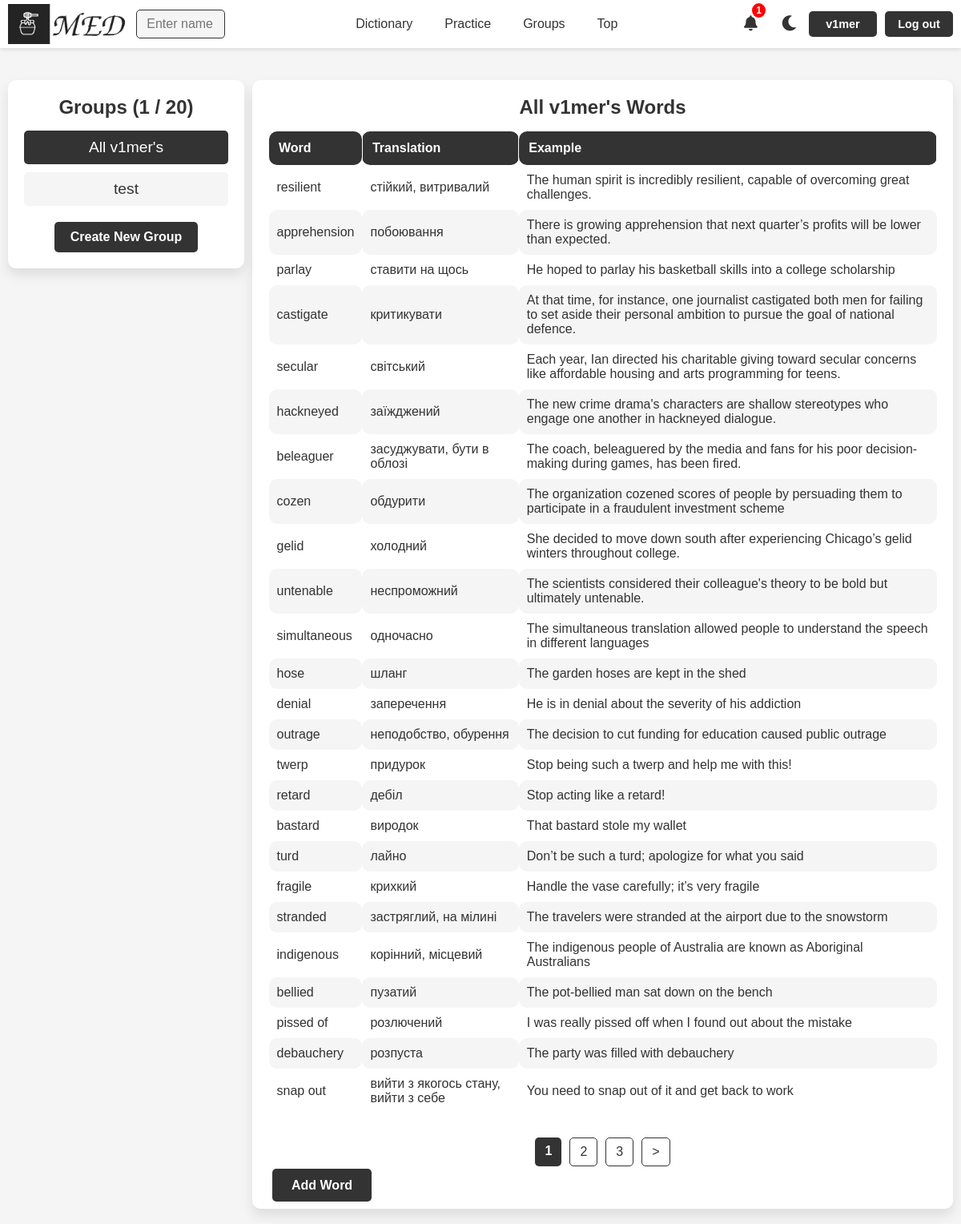
The app's page /groups/11/ (signed in), older data.
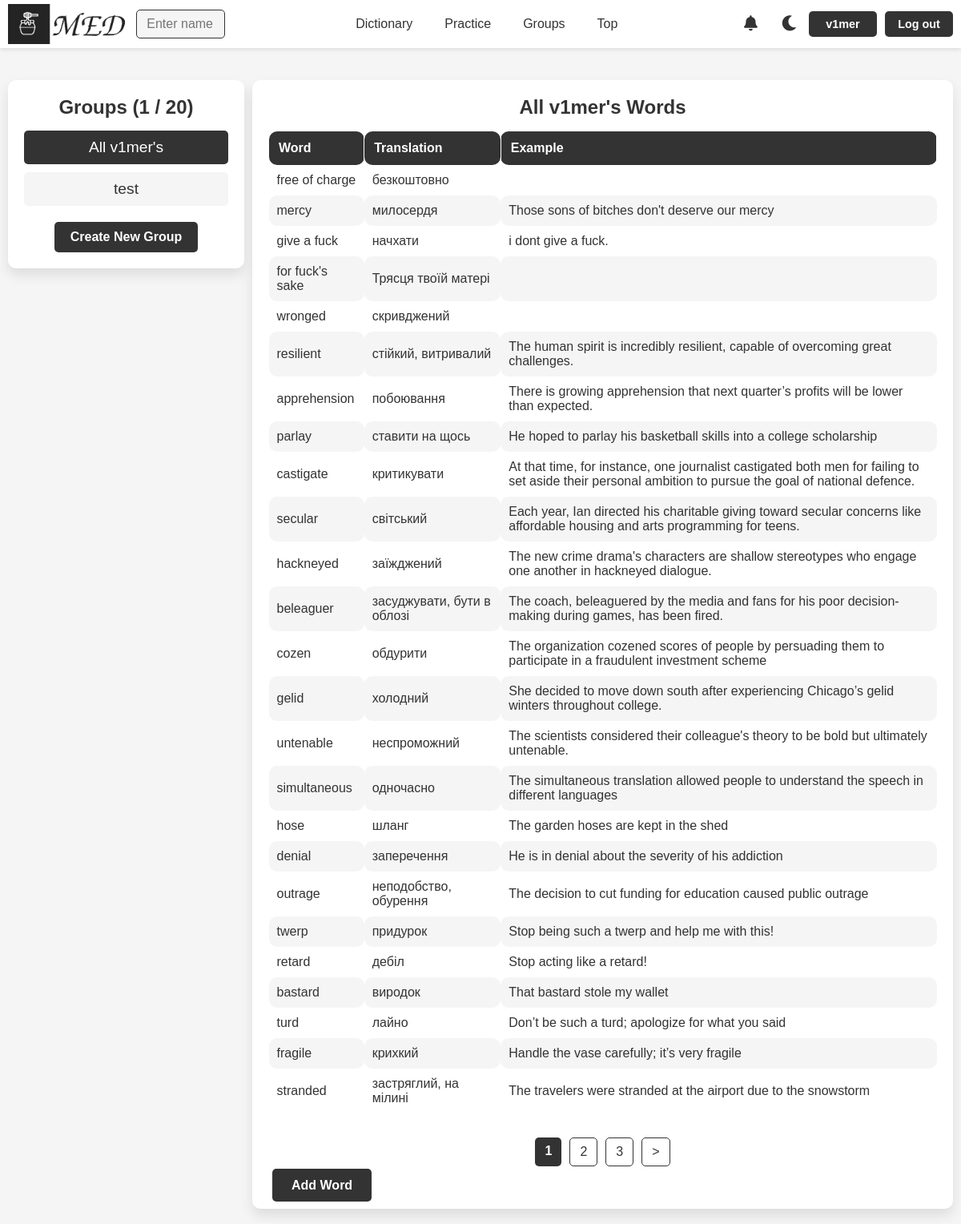
The same page, newer data.
### med/models.py (models this page shows, shortened)
class WordGroup(models.Model):
    name = models.CharField(max_length=100)
    words = models.ManyToManyField(Word, blank=True)
    user = models.ForeignKey(User, on_delete=models.CASCADE)
    is_main = models.BooleanField(verbose_name='main', default=False)
    uses_users = models.ManyToManyField(User, blank=True, related_name='uses_of_group')
    class Meta:
        ordering = ['name']
        indexes = [
            models.Index(fields=['name'])
        ]

class Word(models.Model):
    TYPE_CHOICES = [
        ('noun', 'Noun'),
        ('verb', 'Verb'),
        ('adjective', 'Adjective'),
        ('adverb', 'Adverb'),
        ('pronoun', 'Pronoun'),
        ('phrasal verb', 'Phrasal verb'),
        ('other', 'Other')
    ]
    word = models.CharField(max_length=100)
    translation = models.CharField(max_length=100)
    example = models.TextField(blank=True)
    time_create = models.DateTimeField(auto_now_add=True)
    time_update = models.DateTimeField(auto_now=True)
    user = models.ForeignKey(User, on_delete=models.CASCADE)
    is_favourite = models.BooleanField(default=False)
    word_type = models.CharField(max_length=20, choices=TYPE_CHOICES, default='other')
    class Meta:
        ordering = ['-time_create', 'word']
        indexes = [
            models.Index(fields=['-time_create'])
        ]

### med/views.py (the view, shortened to what this page needs)
# urls.py: path('groups/<int:group_id>/', views.GroupWordsView.as_view(), name='group_words'),
class GroupWordsView(BaseGroupView):
    model = Word
    context_object_name = 'words'
    paginate_by = 25
    def dispatch(self, request, *args, **kwargs):
        group_id = self.kwargs.get('group_id')
        group = get_object_or_404(WordGroup, id=group_id)
        if request.user != group.user and request.user not in group.uses_users.all():
            return HttpResponseRedirect(reverse('groups'))
        return super().dispatch(request, *args, **kwargs)
    def get_context_data(self, **kwargs):
        context = self.get_common_context(**kwargs)
        group_id = self.kwargs.get('group_id')
        group = get_object_or_404(WordGroup, id=group_id)
        is_my_group = group.user == self.request.user
        friends = User.objects.filter(
            Q(friendship_requests_sent__receiver=self.request.user, friendship_requests_sent__status='accepted') |
            Q(friendship_requests_received__sender=self.request.user, friendship_requests_received__status='accepted')
        ).distinct()
        context.update({
            'is_my_group': is_my_group,
            'is_uses': not is_my_group and group.uses_users.filter(id=self.request.user.id).exists(),
            'title': "Groups",
            'title1': f"{group.name} Words ({group.user.username})" if not is_my_group else f"{group.name} Words",
            'is_main': group.is_main,
            'group_id': group_id,
            'group_': group,
            'is_group': True,
            'words_f_g': True,
            'friends': friends,
        })
        return context
    def get_queryset(self):
        group_id = self.kwargs.get('group_id')
        group = get_object_or_404(WordGroup, id=group_id)
        return group.words.all()

### med/templatetags/group_tags.py (called while the page is built)
@register.simple_tag
def get_user_pending_groups(request):
    if request.user.is_authenticated:
        groups = CommunityGroup.objects.filter(
            group__user=request.user,
        ).select_related('group')
        word_groups = [community_group.group for community_group in groups]
        return word_groups
    return []

### med/templatetags/notification_tags.py (called while the page is built)
@register.simple_tag
def get_unread_notifications_count(request):
    if request.user.is_authenticated:
        return request.user.notification_set.filter(is_read=False).count()
    return 0

@register.simple_tag
def get_latest_unread_notifications(request, limit=5):
    if request.user.is_authenticated:
        return request.user.notification_set.filter(is_read=False)[:limit]
    return []

### med/templates/med/groups.html (shortened to what this page needs)
{% extends "base.html" %}
{% load static %}
{% load group_tags %}
{% block content %}
<div class="group-container">
    <div class="group-list">
        <h2>{{ title }} ({{ len_groups }} / {{ max_group_count }}) </h2>
        <div class="group-blocks">
            {% for group in groups %}
            {% if group.id == group_id %}
                <div class="group-block group-block-selected">
                    <p>{{ group.name }}</p>
                </div>
            {% else %}
                <a href="{% url 'group_words' group.id %}">
                    <div class="group-block">
                        <p>{{ group.name }}</p>
                    </div>
                </a>
            {% endif %}
            {% endfor %}
        </div>
        {% if len_groups < max_group_count %}
            <a href="{% url 'create_group' %}" class="buttons">Create New Group</a>
        {% endif %}
    </div>
    <div class="word-list-container">
        <h2>{{ title1 }}</h2>
        {% if is_group %}
        {% if words %}
            <table class="word_table group-table">
                <thead>
                    <tr>
                        <th>Word</th>
                        <th>Translation</th>
                        <th>Example</th>
                    </tr>
                </thead>
                <tbody>
                    {% for word in words %}
                        <tr>
                            <td>{{ word.word }}</td>
                            <td>{{ word.translation }}</td>
                            <td>{{ word.example }}</td>
                        </tr>
                    {% endfor %}
                </tbody>
            </table>
        {% else %}
            <p>No words in this group.</p>
        {% endif %}
        {% endif %}
        {% if is_group %}
        {% if paginator.num_pages > 1 %}
        <nav class="list-pages">
            <ul>
                {% for p in paginator.page_range %}
                    {% if page_obj.number == p %}
                    <li class="page-num page-num-selected">{{ p }}</li>
                    {% elif p >= page_obj.number|add:-2 and p <= page_obj.number|add:2 %}
                    <li class="page-num"><a href="?page={{ p }}">{{ p }}</a></li>
                    {% endif %}
                {% endfor %}
                {% if page_obj.has_next %}
                <li class="page-num">
                    <a href="?page={{ page_obj.next_page_number }}">></a>
                </li>
                {% endif %}
            </ul>
        </nav>
        {% endif %}
        {% if not is_uses %}
        <div class="buttons groups-buttons" style="margin-top: 15px;">
            <div class="add_word">
                {% if is_main %}
                <a href="{% url 'addword' %}" class="add-word-button">Add Word</a>
                {% else %}
                <a href="{% url 'words' request.user.username %}" class="add-word-button">Add Word</a>
                <a href="#" class="add-word-button" onclick="deleteSelectedWords(); return false;">Delete Selected</a>
                {% if words %}
                    <a href="#" class="add-word-button" onclick="openShareModal(); return false;">Share</a>
                {% endif %}
                {% endif %}
            </div>
        </div>
        {% endif %}
    </div>
</div>
{% endif %}
{% endblock %}

### templates/base.html (shortened to what the changed rows need)
{% load static %}
{% load notification_tags %}
<!DOCTYPE html>
<html lang="en">
<head>
    <link rel="stylesheet" type="text/css" href="{% static 'med/css/styles.css' %}">
    <link rel="stylesheet" href="https://cdnjs.cloudflare.com/ajax/libs/font-awesome/5.15.4/css/all.min.css">
</head>
<body>
<header>
    <nav class="nav-items" id="nav-items">
        <div class="buttons">
            {% if request.user.is_authenticated %}
            <a href="{% url 'notifications' %}" class="no-style" id="notifications-link">
                <i class="fas fa-bell"></i>
                {% get_unread_notifications_count request as unread_count %}
                {% if unread_count > 0 %}
                    {% if unread_count > 99 %}
                        <span class="notification-count">99+</span>
                    {% else %}
                        <span class="notification-count">{{ unread_count }}</span>
                    {% endif %}
                {% endif %}
            </a>
                    {% get_latest_unread_notifications request as header_notifications %}
            {% endif %}
        {% if request.user.is_authenticated %}
        </div>
        {% else %}
            <a href="{% url 'login' %}">Log in</a>
            <a href="{% url 'register' %}">Register</a>
        </div>
        {% endif %}
    </nav>
</header>
<div class="container">
    {% block content %}
    {% endblock %}
</div>
</body>
</html>

Row changes from the older to the newer data that the page shows:
no longer on this page (row unchanged): Word: word "indigenous", translation "корінний, місцевий", example "The indigenous people of Australia are known as Aboriginal Australians"
no longer on this page (row unchanged): Word: word "bellied", translation "пузатий", example "The pot-bellied man sat down on the bench"
no longer on this page (row unchanged): Word: word "pissed of", translation "розлючений", example "I was really pissed off when I found out about the mistake"
no longer on this page (row unchanged): Word: word "debauchery", translation "розпуста", example "The party was filled with debauchery"
no longer on this page (row unchanged): Word: word "snap out", translation "вийти з якогось стану, вийти з себе", example "You need to snap out of it and get back to work"
added Word: word "free of charge", translation "безкоштовно"
added Word: word "mercy", translation "милосердя", example "Those sons of bitches don't deserve our mercy"
added Word: word "give a fuck", translation "начхати", example "i dont give a fuck."
added Word: word "for fuck's sake", translation "Трясця твоїй матері"
added Word: word "wronged", translation "скривджений"
Text that changed along with them:
{{ unread_count }}: "1" → (not shown)
